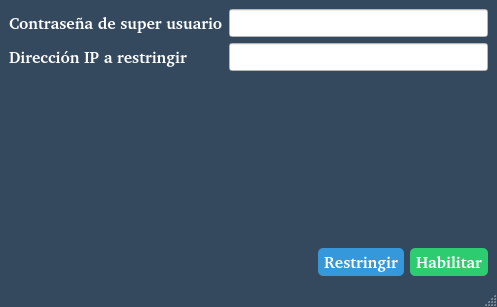
<?xml version="1.0" encoding="UTF-8"?>
<ui version="4.0">
 <class>MainWindow</class>
 <widget class="QMainWindow" name="MainWindow">
  <property name="geometry">
   <rect>
    <x>0</x>
    <y>0</y>
    <width>497</width>
    <height>307</height>
   </rect>
  </property>
  <property name="windowTitle">
   <string>MainWindow</string>
  </property>
  <property name="styleSheet">
   <string notr="true">QMainWindow{
	background-color: #34495e
}</string>
  </property>
  <widget class="QWidget" name="centralwidget">
   <property name="styleSheet">
    <string notr="true">QWidget{
	background-color: #34495e
}</string>
   </property>
   <layout class="QGridLayout" name="gridLayout_3">
    <item row="0" column="0">
     <layout class="QGridLayout" name="gridLayout_2">
      <item row="2" column="0">
       <widget class="QLabel" name="output">
        <property name="font">
         <font>
          <family>Source Code Pro Semibold [ADBO]</family>
          <pointsize>12</pointsize>
          <weight>75</weight>
          <bold>true</bold>
         </font>
        </property>
        <property name="styleSheet">
         <string notr="true">QLabel{
	color: #fff
}</string>
        </property>
        <property name="text">
         <string/>
        </property>
        <property name="alignment">
         <set>Qt::AlignCenter</set>
        </property>
       </widget>
      </item>
      <item row="0" column="0">
       <layout class="QFormLayout" name="formLayout">
        <item row="0" column="0">
         <widget class="QLabel" name="label">
          <property name="font">
           <font>
            <family>Source Code Pro Semibold [ADBO]</family>
            <pointsize>12</pointsize>
            <weight>75</weight>
            <italic>false</italic>
            <bold>true</bold>
           </font>
          </property>
          <property name="styleSheet">
           <string notr="true">QLabel{
	color: #fff
}</string>
          </property>
          <property name="text">
           <string>Contraseña de super usuario</string>
          </property>
         </widget>
        </item>
        <item row="0" column="1">
         <widget class="QLineEdit" name="password">
          <property name="font">
           <font>
            <family>Source Code Pro Semibold [ADBO]</family>
            <pointsize>12</pointsize>
            <weight>75</weight>
            <bold>true</bold>
           </font>
          </property>
          <property name="styleSheet">
           <string notr="true">QLineEdit{
	background: #fff; 
}</string>
          </property>
          <property name="echoMode">
           <enum>QLineEdit::Password</enum>
          </property>
         </widget>
        </item>
        <item row="1" column="0">
         <widget class="QLabel" name="label_2">
          <property name="font">
           <font>
            <family>Source Code Pro Semibold [ADBO]</family>
            <pointsize>12</pointsize>
            <weight>75</weight>
            <bold>true</bold>
           </font>
          </property>
          <property name="styleSheet">
           <string notr="true">QLabel{
	color: #fff
}</string>
          </property>
          <property name="text">
           <string>Dirección IP a restringir</string>
          </property>
         </widget>
        </item>
        <item row="1" column="1">
         <widget class="QLineEdit" name="ip_address">
          <property name="font">
           <font>
            <family>Source Code Pro Semibold [ADBO]</family>
            <pointsize>12</pointsize>
            <weight>75</weight>
            <bold>true</bold>
           </font>
          </property>
          <property name="styleSheet">
           <string notr="true">QLineEdit{
	background: #fff; 
}</string>
          </property>
         </widget>
        </item>
       </layout>
      </item>
      <item row="4" column="0">
       <layout class="QHBoxLayout" name="horizontalLayout">
        <item>
         <spacer name="horizontalSpacer">
          <property name="orientation">
           <enum>Qt::Horizontal</enum>
          </property>
          <property name="sizeHint" stdset="0">
           <size>
            <width>40</width>
            <height>20</height>
           </size>
          </property>
         </spacer>
        </item>
        <item>
         <widget class="QPushButton" name="restrict">
          <property name="font">
           <font>
            <family>Source Code Pro Semibold [ADBO]</family>
            <pointsize>12</pointsize>
            <weight>75</weight>
            <bold>true</bold>
           </font>
          </property>
          <property name="cursor">
           <cursorShape>PointingHandCursor</cursorShape>
          </property>
          <property name="styleSheet">
           <string notr="true">QPushButton{
	/*background-color: #e67e22;*/
	background-color: #3498db;
	color: #fff;
	padding-top: 4px;
	padding-right: 6px;
  	padding-bottom: 4px;
  	padding-left: 6px;
	border: 0px;
	border-radius: 5px;
}

QPushButton:hover { 
  /*background-color: #bf6516;*/
  background-color: #217dbb;
}

QPushButton:pressed { 
  background-color: #196090;
}</string>
          </property>
          <property name="text">
           <string>Restringir</string>
          </property>
         </widget>
        </item>
        <item>
         <widget class="QPushButton" name="enable">
          <property name="font">
           <font>
            <family>Source Code Pro Semibold [ADBO]</family>
            <pointsize>12</pointsize>
            <weight>75</weight>
            <bold>true</bold>
           </font>
          </property>
          <property name="cursor">
           <cursorShape>PointingHandCursor</cursorShape>
          </property>
          <property name="styleSheet">
           <string notr="true">QPushButton{
	background-color: #2ecc71;
	color: #fff;
	padding-top: 4px;
	padding-right: 6px;
  	padding-bottom: 4px;
  	padding-left: 6px;
	border: 0px;
	border-radius: 5px;
}

QPushButton:hover { 
  background-color: #25a25a;
}

QPushButton:pressed { 
  background-color: #1b7943;
}</string>
          </property>
          <property name="text">
           <string>Habilitar</string>
          </property>
         </widget>
        </item>
       </layout>
      </item>
      <item row="1" column="0">
       <spacer name="verticalSpacer">
        <property name="orientation">
         <enum>Qt::Vertical</enum>
        </property>
        <property name="sizeHint" stdset="0">
         <size>
          <width>20</width>
          <height>40</height>
         </size>
        </property>
       </spacer>
      </item>
      <item row="3" column="0">
       <spacer name="verticalSpacer_2">
        <property name="orientation">
         <enum>Qt::Vertical</enum>
        </property>
        <property name="sizeHint" stdset="0">
         <size>
          <width>20</width>
          <height>40</height>
         </size>
        </property>
       </spacer>
      </item>
     </layout>
    </item>
   </layout>
  </widget>
  <widget class="QMenuBar" name="menubar">
   <property name="geometry">
    <rect>
     <x>0</x>
     <y>0</y>
     <width>497</width>
     <height>20</height>
    </rect>
   </property>
  </widget>
  <widget class="QStatusBar" name="statusbar"/>
 </widget>
 <resources/>
 <connections/>
</ui>
